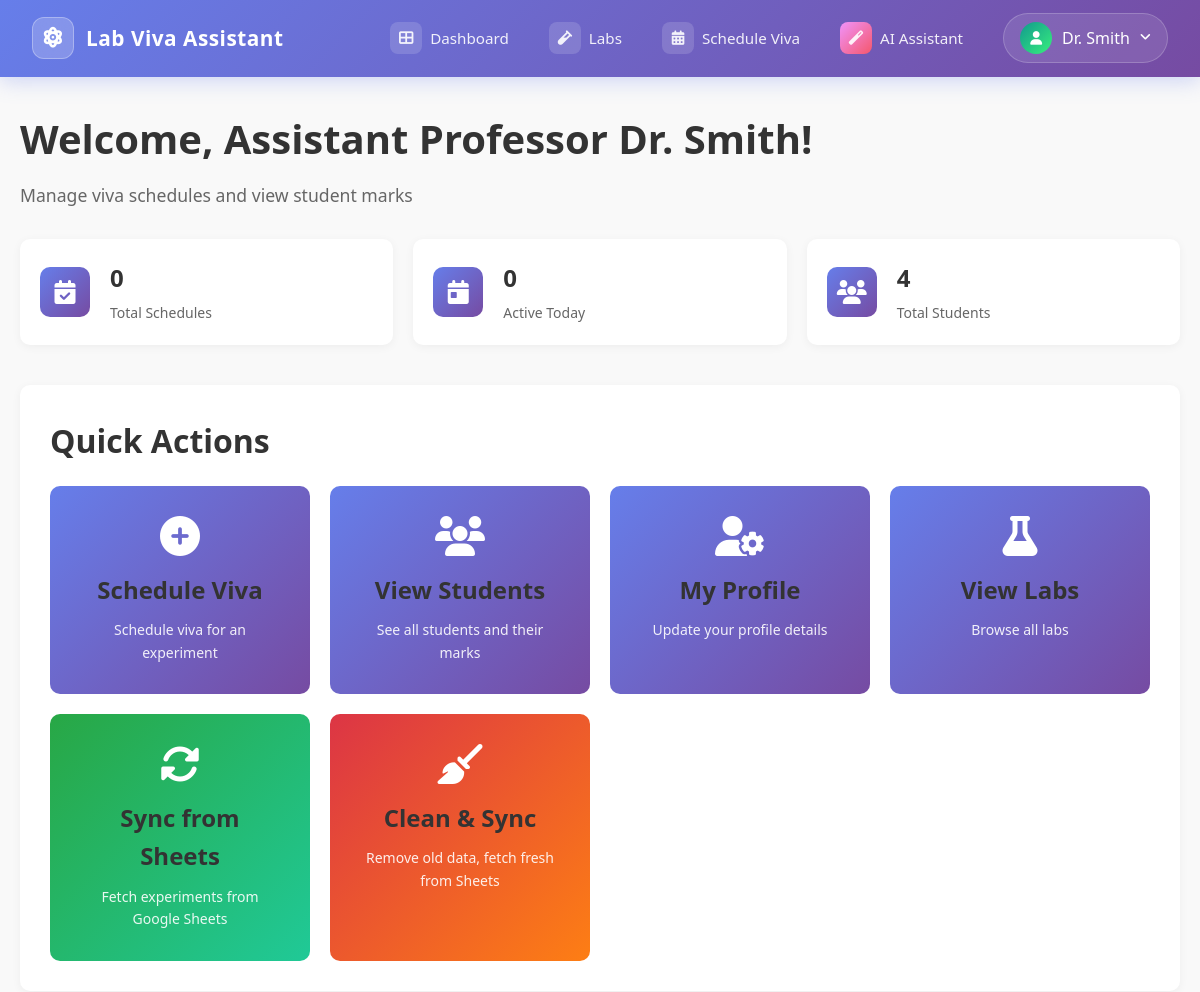
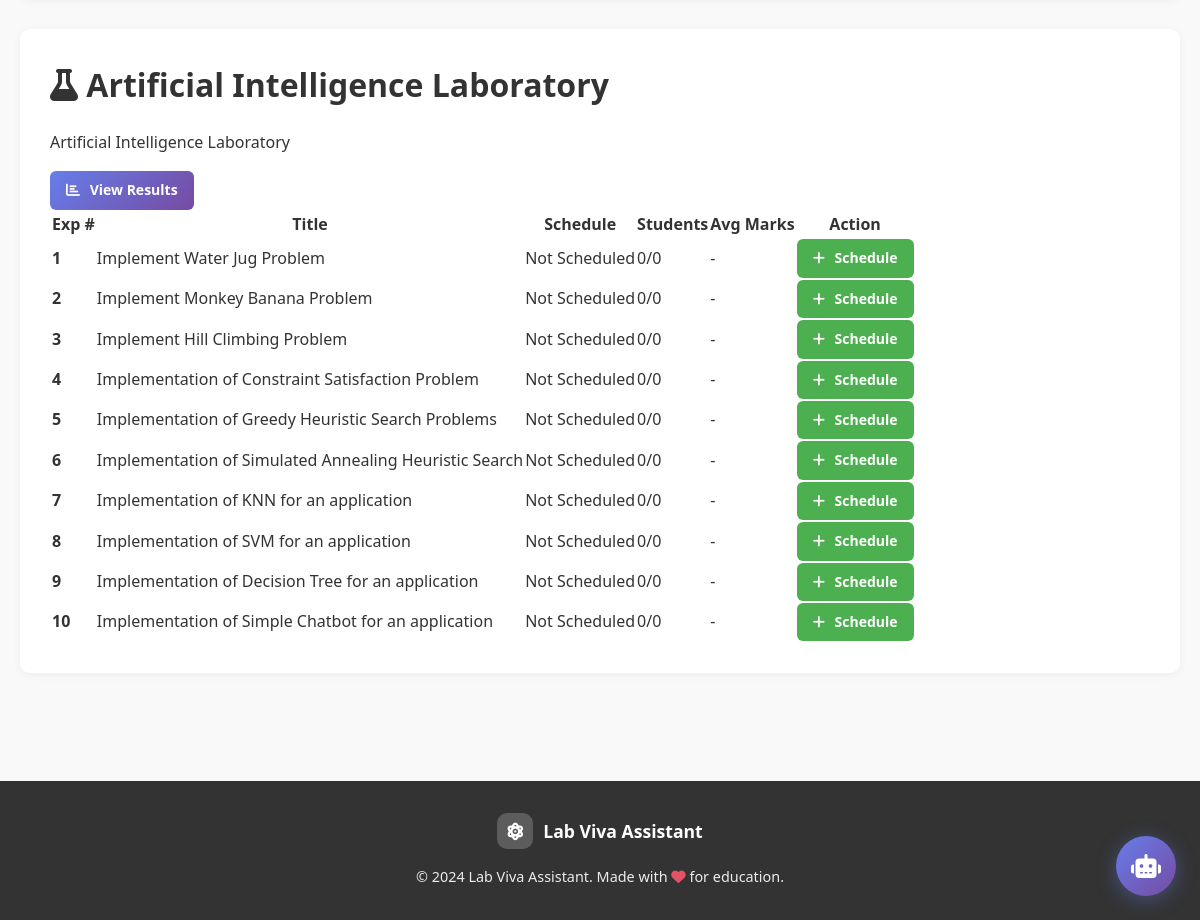
/teacher/dashboard (signed in), run on the app's committed database (2 pictures, top to bottom).
### models/user.py (models this page shows, shortened)
class User(UserMixin, db.Model):
    __tablename__ = 'users'
    id = db.Column(db.Integer, primary_key=True)
    name = db.Column(db.String(255), nullable=False)
    email = db.Column(db.String(255), unique=True, nullable=False, index=True)
    password_hash = db.Column(db.String(255), nullable=False)
    roll_number = db.Column(db.String(50), nullable=False, index=True)
    role = db.Column(db.String(20), nullable=False)  # 'student' or 'teacher'
    is_active = db.Column(db.Boolean, default=True)
    created_at = db.Column(db.DateTime, default=datetime.utcnow)
    updated_at = db.Column(db.DateTime, default=datetime.utcnow, onupdate=datetime.utcnow)
    designation = db.Column(db.String(100))  # e.g., 'Assistant Professor'
    department = db.Column(db.String(100))
    years_handling = db.Column(db.JSON, default=[])  # e.g., ['II', 'III', 'IV']
    viva_sessions = db.relationship('VivaSession', backref='student', lazy=True, foreign_keys='VivaSession.student_id')
    schedules = db.relationship('VivaSchedule', backref='teacher', lazy=True, foreign_keys='VivaSchedule.teacher_id')
    teacher_subjects = db.relationship('TeacherSubject', backref='teacher', lazy=True, foreign_keys='TeacherSubject.teacher_id')

class LabConfig(db.Model):
    __tablename__ = 'lab_configs'
    id = db.Column(db.Integer, primary_key=True)
    subject_id = db.Column(db.Integer, db.ForeignKey('subjects.id'), nullable=False)
    lab_name = db.Column(db.String(255), nullable=False)
    description = db.Column(db.Text)
    total_experiments = db.Column(db.Integer, default=10)  # Number of experiments in lab
    materials_text = db.Column(db.Text)  # Lab materials for Gemini context
    created_at = db.Column(db.DateTime, default=datetime.utcnow)
    experiments = db.relationship('Experiment', backref='lab_config', lazy=True, cascade='all, delete-orphan', order_by='Experiment.experiment_no')

class Subject(db.Model):
    __tablename__ = 'subjects'
    id = db.Column(db.Integer, primary_key=True)
    subject_code = db.Column(db.String(50), unique=True, nullable=False, index=True)
    subject_name = db.Column(db.String(255), nullable=False)
    description = db.Column(db.Text)
    is_lab = db.Column(db.Boolean, default=False)  # True if lab subject, False if theory
    year = db.Column(db.String(10))  # 'II', 'III', 'IV'
    created_at = db.Column(db.DateTime, default=datetime.utcnow)
    labs = db.relationship('LabConfig', backref='subject', lazy=True, cascade='all, delete-orphan')
    teacher_subjects = db.relationship('TeacherSubject', backref='subject', lazy=True)

class Experiment(db.Model):
    __tablename__ = 'experiments'
    id = db.Column(db.Integer, primary_key=True)
    lab_config_id = db.Column(db.Integer, db.ForeignKey('lab_configs.id'), nullable=False)
    experiment_no = db.Column(db.Integer, nullable=False)  # 1-10
    title = db.Column(db.String(255), nullable=False)
    description = db.Column(db.Text)
    materials_text = db.Column(db.Text)  # Experiment-specific materials for Gemini
    total_marks = db.Column(db.Integer, default=10)  # 10 MCQs x 1 mark each
    duration_minutes = db.Column(db.Integer, default=15)
    created_at = db.Column(db.DateTime, default=datetime.utcnow)
    schedules = db.relationship('VivaSchedule', backref='experiment', lazy=True, cascade='all, delete-orphan')
    viva_sessions = db.relationship('VivaSession', backref='experiment', lazy=True, cascade='all, delete-orphan')
    __table_args__ = (
        db.UniqueConstraint('lab_config_id', 'experiment_no', name='unique_experiment'),
    )

### routes/teacher_routes.py (the view)
@teacher_bp.route('/dashboard')
@login_required
@teacher_required
def dashboard():
    total_experiments = Experiment.query.count()
    if total_experiments == 0:
        result = sync_experiments_from_sheets()
        if result['success']:
            flash(f"Auto-synced: {result['message']}", 'success')
        else:
            flash(f"No experiments found. Click 'Sync from Sheets' to load experiments from Google Sheets.", 'info')
    schedules = (
        VivaSchedule.query
        .filter_by(teacher_id=current_user.id)
        .order_by(VivaSchedule.scheduled_date.desc())
        .all()
    )
    students = User.query.filter_by(role='student').all()
    teacher_subjects = TeacherSubject.query.filter_by(teacher_id=current_user.id).all()
    my_subject_ids = [ts.subject_id for ts in teacher_subjects]
    if my_subject_ids:
        lab_subjects = Subject.query.filter(Subject.id.in_(my_subject_ids), Subject.is_lab == True).all()
    else:
        lab_subjects = Subject.query.filter_by(is_lab=True).all()
    labs_data = []
    for subject in lab_subjects:
        for lab in subject.labs:
            lab_info = {
                'lab': lab,
                'subject': subject,
                'experiments': []
            }
            for exp in lab.experiments:
                schedule = VivaSchedule.query.filter_by(experiment_id=exp.id).first()
                sessions = VivaSession.query.filter_by(experiment_id=exp.id).all()
                completed = [s for s in sessions if s.status in ['completed', 'violated']]
                lab_info['experiments'].append({
                    'experiment': exp,
                    'schedule': schedule,
                    'total_students': len(sessions),
                    'completed_count': len(completed),
                    'avg_marks': sum(s.obtained_marks or 0 for s in completed) / len(completed) if completed else 0
                })
            labs_data.append(lab_info)
    total_schedules = len(schedules)
    today_schedules = len([s for s in schedules if s.scheduled_date == date.today()])
    total_students = len(students)
    return render_template('teacher/dashboard.html',
                         schedules=schedules,
                         labs_data=labs_data,
                         students=students,
                         total_schedules=total_schedules,
                         today_schedules=today_schedules,
                         total_students=total_students)

### templates/teacher/dashboard.html (shortened to what this page needs)
{% extends "base.html" %}
{% block content %}
<div class="dashboard">
    <div class="dashboard-header">
        <h1>Welcome, {{ current_user.designation or 'Prof.' }} {{ current_user.name }}!</h1>
        <p class="subtitle">Manage viva schedules and view student marks</p>
    </div>
    <div class="stats-grid">
        <div class="stat-card">
            <div class="stat-icon"><i class="fas fa-calendar-check"></i></div>
            <div class="stat-content">
                <h3>{{ total_schedules }}</h3>
                <p>Total Schedules</p>
            </div>
        </div>
        <div class="stat-card">
            <div class="stat-icon"><i class="fas fa-calendar-day"></i></div>
            <div class="stat-content">
                <h3>{{ today_schedules }}</h3>
                <p>Active Today</p>
            </div>
        </div>
        <div class="stat-card">
            <div class="stat-icon"><i class="fas fa-users"></i></div>
            <div class="stat-content">
                <h3>{{ total_students }}</h3>
                <p>Total Students</p>
            </div>
        </div>
    </div>
    <section class="section">
        <h2>Quick Actions</h2>
        <div class="actions-grid">
            <a href="{{ url_for('teacher.schedule_viva') }}" class="action-card">
                <i class="fas fa-plus-circle"></i>
                <h3>Schedule Viva</h3>
                <p>Schedule viva for an experiment</p>
            </a>
            <a href="{{ url_for('teacher.view_students') }}" class="action-card">
                <i class="fas fa-users"></i>
                <h3>View Students</h3>
                <p>See all students and their marks</p>
            </a>
            <a href="{{ url_for('teacher.profile') }}" class="action-card">
                <i class="fas fa-user-cog"></i>
                <h3>My Profile</h3>
                <p>Update your profile details</p>
            </a>
            <a href="{{ url_for('teacher.view_labs') }}" class="action-card">
                <i class="fas fa-flask"></i>
                <h3>View Labs</h3>
                <p>Browse all labs</p>
            </a>
            <a href="{{ url_for('teacher.sync_from_sheets') }}" class="action-card sync-card">
                <i class="fas fa-sync-alt"></i>
                <h3>Sync from Sheets</h3>
                <p>Fetch experiments from Google Sheets</p>
            </a>
            <a href="{{ url_for('teacher.clean_and_sync') }}" class="action-card clean-card" onclick="return confirm('This will DELETE all existing experiments and sync fresh from Google Sheets. Continue?')">
                <i class="fas fa-broom"></i>
                <h3>Clean & Sync</h3>
                <p>Remove old data, fetch fresh from Sheets</p>
            </a>
        </div>
    </section>
    {% for lab_info in labs_data %}
    <section class="section lab-section">
        <div class="section-header">
            <div>
                <h2><i class="fas fa-flask"></i> {{ lab_info.lab.lab_name }}</h2>
                <p class="lab-subject">{{ lab_info.subject.subject_name }}</p>
            </div>
            <a href="{{ url_for('teacher.view_results', lab_id=lab_info.lab.id) }}" class="btn btn-primary btn-sm">
                <i class="fas fa-chart-bar"></i> View Results
            </a>
        </div>
        <div class="experiments-table">
            <table class="table">
                <thead>
                    <tr>
                        <th>Exp #</th>
                        <th>Title</th>
                        <th>Schedule</th>
                        <th>Students</th>
                        <th>Avg Marks</th>
                        <th>Action</th>
                    </tr>
                </thead>
                <tbody>
                    {% for exp_info in lab_info.experiments %}
                    <tr>
                        <td><strong>{{ exp_info.experiment.experiment_no }}</strong></td>
                        <td>{{ exp_info.experiment.title }}</td>
                        <td>
                            {% if exp_info.schedule %}
                                <span class="schedule-info">
                                    {{ exp_info.schedule.scheduled_date }}<br>
                                    {{ exp_info.schedule.start_time }} - {{ exp_info.schedule.end_time }}
                                </span>
                            {% else %}
                                <span class="not-scheduled">Not Scheduled</span>
                            {% endif %}
                        </td>
                        <td>{{ exp_info.completed_count }}/{{ exp_info.total_students }}</td>
                        <td>
                            {% if exp_info.completed_count > 0 %}
                                {{ "%.1f"|format(exp_info.avg_marks) }}/10
                            {% else %}
                                -
                            {% endif %}
                        </td>
                        <td>
                            {% if exp_info.schedule %}
                                <a href="{{ url_for('teacher.view_schedule', schedule_id=exp_info.schedule.id) }}" class="btn btn-info btn-sm">
                                    <i class="fas fa-eye"></i> View
                                </a>
                            {% else %}
                                <a href="{{ url_for('teacher.schedule_viva') }}" class="btn btn-success btn-sm">
                                    <i class="fas fa-plus"></i> Schedule
                                </a>
                            {% endif %}
                        </td>
                    </tr>
                    {% endfor %}
                </tbody>
            </table>
        </div>
    </section>
    {% endfor %}
</div>
{% endblock %}

### templates/base.html (shortened to what this page needs)
<!DOCTYPE html>
<html lang="en">
<head>
    <link rel="stylesheet" href="{{ url_for('static', filename='css/style.css') }}">
    <link href="https://cdnjs.cloudflare.com/ajax/libs/font-awesome/6.4.0/css/all.min.css" rel="stylesheet">
</head>
<body>
    <nav class="navbar">
        <div class="nav-container">
            <a href="/" class="navbar-brand">
                <span class="brand-icon"><i class="fas fa-atom fa-spin-hover"></i></span>
                <span class="brand-text">Lab Viva Assistant</span>
            </a>
            <ul class="nav-menu">
                {% if current_user.is_authenticated %}
                {% if current_user.role == 'student' %}
                <li><a href="{{ url_for('student.dashboard') }}" class="nav-link">
                        <span class="nav-icon"><i class="fas fa-th-large"></i></span>
                        <span>Dashboard</span>
                    </a></li>
                <li><a href="{{ url_for('student.available_vivaes') }}" class="nav-link">
                        <span class="nav-icon"><i class="fas fa-tasks"></i></span>
                        <span>Available Vivaes</span>
                    </a></li>
                <li><a href="{{ url_for('chatbot.chatbot_widget') }}" class="nav-link">
                        <span class="nav-icon ai-icon"><i class="fas fa-magic"></i></span>
                        <span>AI Assistant</span>
                    </a></li>
                {% elif current_user.role == 'teacher' %}
                <li><a href="{{ url_for('teacher.dashboard') }}" class="nav-link">
                        <span class="nav-icon"><i class="fas fa-th-large"></i></span>
                        <span>Dashboard</span>
                    </a></li>
                <li><a href="{{ url_for('teacher.view_labs') }}" class="nav-link">
                        <span class="nav-icon"><i class="fas fa-vial"></i></span>
                        <span>Labs</span>
                    </a></li>
                <li><a href="{{ url_for('teacher.schedule_viva') }}" class="nav-link">
                        <span class="nav-icon"><i class="fas fa-calendar-alt"></i></span>
                        <span>Schedule Viva</span>
                    </a></li>
                <li><a href="{{ url_for('chatbot.chatbot_widget') }}" class="nav-link">
                        <span class="nav-icon ai-icon"><i class="fas fa-magic"></i></span>
                        <span>AI Assistant</span>
                    </a></li>
                {% endif %}
                <li class="user-menu">
                    <a href="#" class="user-dropdown-trigger">
                        <span class="user-avatar"><i class="fas fa-user"></i></span>
                        <span class="user-name">{{ current_user.name }}</span>
                        <i class="fas fa-angle-down dropdown-arrow"></i>
                    </a>
                </li>
                {% endif %}
            </ul>
        </div>
    </nav>
    <main class="container">
        {% block content %}{% endblock %}
    </main>
    <footer class="footer">
        <div class="footer-content">
            <div class="footer-brand">
                <span class="footer-icon"><i class="fas fa-atom"></i></span>
                <span>Lab Viva Assistant</span>
            </div>
            <p>&copy; 2024 Lab Viva Assistant. Made with <i class="fas fa-heart" style="color: #f5576c;"></i> for
                education.</p>
        </div>
    </footer>
</body>
</html>

### data on the page
User: name "Dr. Smith", designation "Assistant Professor"
LabConfig: lab.lab_name "Artificial Intelligence Laboratory"
Subject: subject.subject_name "Artificial Intelligence Laboratory"
Experiment: experiment.experiment_no "1", experiment "Implement Water Jug Problem"
Experiment: experiment.experiment_no "2", experiment "Implement Monkey Banana Problem"
Experiment: experiment.experiment_no "3", experiment "Implement Hill Climbing Problem"
Experiment: experiment.experiment_no "4", experiment "Implementation of Constraint Satisfaction Problem"
Experiment: experiment.experiment_no "5", experiment "Implementation of Greedy Heuristic Search Problems"
Experiment: experiment.experiment_no "6", experiment "Implementation of Simulated Annealing Heuristic Search"
Experiment: experiment.experiment_no "7", experiment "Implementation of KNN for an application"
Experiment: experiment.experiment_no "8", experiment "Implementation of SVM for an application"
Experiment: experiment.experiment_no "9", experiment "Implementation of Decision Tree for an application"
Experiment: experiment.experiment_no "10", experiment "Implementation of Simple Chatbot for an application"

### other printed values
{{ total_schedules }} "0"
{{ today_schedules }} "0"
{{ total_students }} "4"
{{ exp_info.completed_count }} "0" "0" "0" "0" "0" "0" "0" "0" "0" "0"
{{ exp_info.total_students }} "0" "0" "0" "0" "0" "0" "0" "0" "0" "0"
